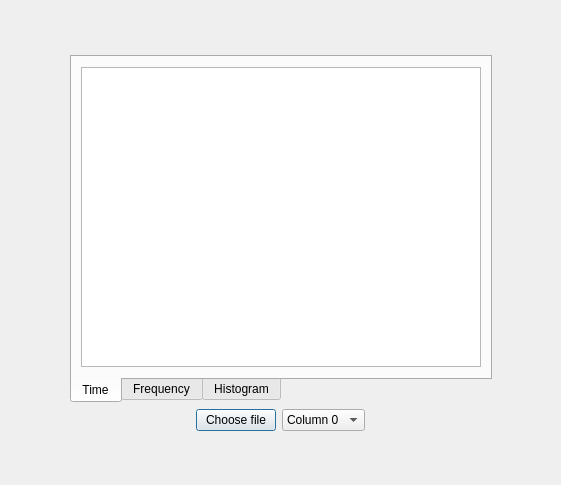
<?xml version="1.0" encoding="UTF-8"?>
<ui version="4.0">
 <class>Dialog</class>
 <widget class="QDialog" name="Dialog">
  <property name="geometry">
   <rect>
    <x>0</x>
    <y>0</y>
    <width>561</width>
    <height>485</height>
   </rect>
  </property>
  <property name="windowTitle">
   <string>Dialog</string>
  </property>
  <layout class="QVBoxLayout" name="verticalLayout">
   <item>
    <spacer name="verticalSpacer">
     <property name="orientation">
      <enum>Qt::Vertical</enum>
     </property>
     <property name="sizeHint" stdset="0">
      <size>
       <width>20</width>
       <height>35</height>
      </size>
     </property>
    </spacer>
   </item>
   <item>
    <layout class="QHBoxLayout" name="horizontalLayout_5">
     <item>
      <spacer name="horizontalSpacer_3">
       <property name="orientation">
        <enum>Qt::Horizontal</enum>
       </property>
       <property name="sizeHint" stdset="0">
        <size>
         <width>40</width>
         <height>20</height>
        </size>
       </property>
      </spacer>
     </item>
     <item>
      <widget class="QTabWidget" name="tabWidget_plot">
       <property name="tabPosition">
        <enum>QTabWidget::South</enum>
       </property>
       <property name="currentIndex">
        <number>0</number>
       </property>
       <widget class="QWidget" name="tab_time">
        <attribute name="title">
         <string>Time</string>
        </attribute>
        <layout class="QHBoxLayout" name="horizontalLayout_2">
         <item>
          <widget class="PlotWidget" name="graphicsView_time">
           <property name="sizePolicy">
            <sizepolicy hsizetype="Fixed" vsizetype="Fixed">
             <horstretch>0</horstretch>
             <verstretch>0</verstretch>
            </sizepolicy>
           </property>
           <property name="minimumSize">
            <size>
             <width>400</width>
             <height>300</height>
            </size>
           </property>
          </widget>
         </item>
        </layout>
       </widget>
       <widget class="QWidget" name="tab_frequency">
        <attribute name="title">
         <string>Frequency</string>
        </attribute>
        <layout class="QHBoxLayout" name="horizontalLayout_3">
         <item>
          <widget class="PlotWidget" name="graphicsView_frequency">
           <property name="sizePolicy">
            <sizepolicy hsizetype="Fixed" vsizetype="Fixed">
             <horstretch>0</horstretch>
             <verstretch>0</verstretch>
            </sizepolicy>
           </property>
           <property name="minimumSize">
            <size>
             <width>400</width>
             <height>300</height>
            </size>
           </property>
          </widget>
         </item>
        </layout>
       </widget>
       <widget class="QWidget" name="tab_histogram">
        <attribute name="title">
         <string>Histogram</string>
        </attribute>
        <layout class="QHBoxLayout" name="horizontalLayout_4">
         <item>
          <widget class="PlotWidget" name="graphicsView_histogram">
           <property name="sizePolicy">
            <sizepolicy hsizetype="Fixed" vsizetype="Fixed">
             <horstretch>0</horstretch>
             <verstretch>0</verstretch>
            </sizepolicy>
           </property>
           <property name="minimumSize">
            <size>
             <width>400</width>
             <height>300</height>
            </size>
           </property>
          </widget>
         </item>
        </layout>
       </widget>
      </widget>
     </item>
     <item>
      <spacer name="horizontalSpacer_4">
       <property name="orientation">
        <enum>Qt::Horizontal</enum>
       </property>
       <property name="sizeHint" stdset="0">
        <size>
         <width>40</width>
         <height>20</height>
        </size>
       </property>
      </spacer>
     </item>
    </layout>
   </item>
   <item>
    <layout class="QHBoxLayout" name="horizontalLayout">
     <item>
      <spacer name="horizontalSpacer">
       <property name="orientation">
        <enum>Qt::Horizontal</enum>
       </property>
       <property name="sizeHint" stdset="0">
        <size>
         <width>40</width>
         <height>20</height>
        </size>
       </property>
      </spacer>
     </item>
     <item>
      <widget class="QPushButton" name="pushButton_loadData">
       <property name="text">
        <string>Choose file</string>
       </property>
      </widget>
     </item>
     <item>
      <widget class="QComboBox" name="comboBox_columnSelect">
       <item>
        <property name="text">
         <string>Column 0</string>
        </property>
       </item>
       <item>
        <property name="text">
         <string>Column 1</string>
        </property>
       </item>
       <item>
        <property name="text">
         <string>Column 2</string>
        </property>
       </item>
       <item>
        <property name="text">
         <string>Column 3</string>
        </property>
       </item>
       <item>
        <property name="text">
         <string>Column 4</string>
        </property>
       </item>
      </widget>
     </item>
     <item>
      <spacer name="horizontalSpacer_2">
       <property name="orientation">
        <enum>Qt::Horizontal</enum>
       </property>
       <property name="sizeHint" stdset="0">
        <size>
         <width>40</width>
         <height>20</height>
        </size>
       </property>
      </spacer>
     </item>
    </layout>
   </item>
   <item>
    <spacer name="verticalSpacer_2">
     <property name="orientation">
      <enum>Qt::Vertical</enum>
     </property>
     <property name="sizeHint" stdset="0">
      <size>
       <width>20</width>
       <height>36</height>
      </size>
     </property>
    </spacer>
   </item>
  </layout>
 </widget>
 <customwidgets>
  <customwidget>
   <class>PlotWidget</class>
   <extends>QGraphicsView</extends>
   <header>pyqtgraph</header>
  </customwidget>
 </customwidgets>
 <resources/>
 <connections/>
</ui>
